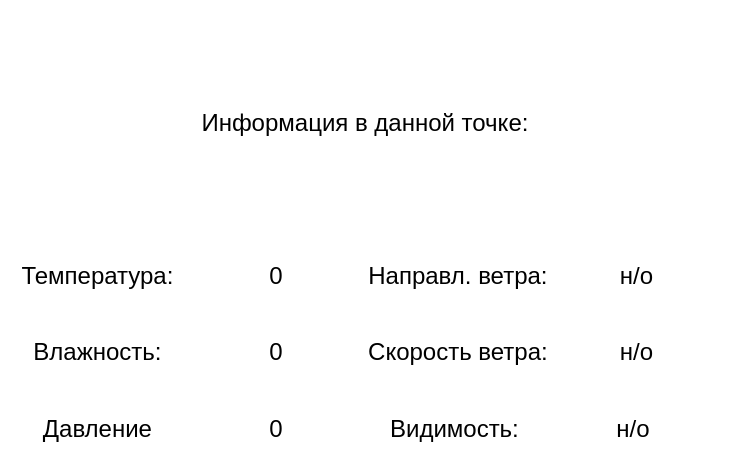
<?xml version="1.0" encoding="UTF-8"?>
<ui version="4.0">
 <class>AverageNum</class>
 <widget class="QWidget" name="AverageNum">
  <property name="geometry">
   <rect>
    <x>0</x>
    <y>0</y>
    <width>730</width>
    <height>475</height>
   </rect>
  </property>
  <property name="windowTitle">
   <string>Form</string>
  </property>
  <property name="styleSheet">
   <string notr="true">background-color: #FFFFFF;
</string>
  </property>
  <layout class="QGridLayout" name="gridLayout_2">
   <item row="0" column="0">
    <layout class="QGridLayout" name="gridLayout">
     <item row="0" column="0">
      <widget class="QLabel" name="label">
       <property name="text">
        <string>&lt;html&gt;&lt;head/&gt;&lt;body&gt;&lt;p align=&quot;center&quot;&gt;&lt;span style=&quot; font-size:18pt;&quot;&gt;Информация в данной точке:&lt;/span&gt;&lt;/p&gt;&lt;/body&gt;&lt;/html&gt;</string>
       </property>
      </widget>
     </item>
     <item row="1" column="0">
      <layout class="QHBoxLayout" name="horizontalLayout_7">
       <item>
        <layout class="QVBoxLayout" name="verticalLayout">
         <item>
          <layout class="QHBoxLayout" name="horizontalLayout">
           <item>
            <widget class="QLabel" name="label_2">
             <property name="text">
              <string>&lt;html&gt;&lt;head/&gt;&lt;body&gt;&lt;p align=&quot;center&quot;&gt;&lt;span style=&quot; font-size:18pt;&quot;&gt;Температура:&lt;/span&gt;&lt;/p&gt;&lt;/body&gt;&lt;/html&gt;</string>
             </property>
            </widget>
           </item>
           <item>
            <widget class="QLabel" name="TempValue">
             <property name="text">
              <string>&lt;html&gt;&lt;head/&gt;&lt;body&gt;&lt;p align=&quot;center&quot;&gt;&lt;span style=&quot; font-size:18pt;&quot;&gt;0&lt;/span&gt;&lt;/p&gt;&lt;/body&gt;&lt;/html&gt;</string>
             </property>
            </widget>
           </item>
          </layout>
         </item>
         <item>
          <layout class="QHBoxLayout" name="horizontalLayout_2">
           <item>
            <widget class="QLabel" name="label_3">
             <property name="text">
              <string>&lt;html&gt;&lt;head/&gt;&lt;body&gt;&lt;p align=&quot;center&quot;&gt;&lt;span style=&quot; font-size:18pt;&quot;&gt;Влажность:&lt;/span&gt;&lt;/p&gt;&lt;/body&gt;&lt;/html&gt;</string>
             </property>
            </widget>
           </item>
           <item>
            <widget class="QLabel" name="WetValue">
             <property name="text">
              <string>&lt;html&gt;&lt;head/&gt;&lt;body&gt;&lt;p align=&quot;center&quot;&gt;&lt;span style=&quot; font-size:18pt;&quot;&gt;0&lt;/span&gt;&lt;/p&gt;&lt;/body&gt;&lt;/html&gt;</string>
             </property>
            </widget>
           </item>
          </layout>
         </item>
         <item>
          <layout class="QHBoxLayout" name="horizontalLayout_3">
           <item>
            <widget class="QLabel" name="label_4">
             <property name="text">
              <string>&lt;html&gt;&lt;head/&gt;&lt;body&gt;&lt;p align=&quot;center&quot;&gt;&lt;span style=&quot; font-size:18pt;&quot;&gt;Давление&lt;/span&gt;&lt;/p&gt;&lt;/body&gt;&lt;/html&gt;</string>
             </property>
            </widget>
           </item>
           <item>
            <widget class="QLabel" name="PressureValue">
             <property name="text">
              <string>&lt;html&gt;&lt;head/&gt;&lt;body&gt;&lt;p align=&quot;center&quot;&gt;&lt;span style=&quot; font-size:18pt;&quot;&gt;0&lt;/span&gt;&lt;/p&gt;&lt;/body&gt;&lt;/html&gt;</string>
             </property>
            </widget>
           </item>
          </layout>
         </item>
        </layout>
       </item>
       <item>
        <layout class="QVBoxLayout" name="verticalLayout_2">
         <item>
          <layout class="QHBoxLayout" name="horizontalLayout_4">
           <item>
            <widget class="QLabel" name="label_8">
             <property name="text">
              <string>&lt;html&gt;&lt;head/&gt;&lt;body&gt;&lt;p align=&quot;center&quot;&gt;&lt;span style=&quot; font-size:18pt;&quot;&gt;Направл. ветра:&lt;/span&gt;&lt;/p&gt;&lt;/body&gt;&lt;/html&gt;</string>
             </property>
            </widget>
           </item>
           <item>
            <widget class="QLabel" name="WindWay">
             <property name="text">
              <string>&lt;html&gt;&lt;head/&gt;&lt;body&gt;&lt;p align=&quot;center&quot;&gt;&lt;span style=&quot; font-size:18pt;&quot;&gt;н/о&lt;/span&gt;&lt;/p&gt;&lt;/body&gt;&lt;/html&gt;</string>
             </property>
            </widget>
           </item>
          </layout>
         </item>
         <item>
          <layout class="QHBoxLayout" name="horizontalLayout_5">
           <item>
            <widget class="QLabel" name="label_9">
             <property name="text">
              <string>&lt;html&gt;&lt;head/&gt;&lt;body&gt;&lt;p align=&quot;center&quot;&gt;&lt;span style=&quot; font-size:18pt;&quot;&gt;Скорость ветра:&lt;/span&gt;&lt;/p&gt;&lt;/body&gt;&lt;/html&gt;</string>
             </property>
            </widget>
           </item>
           <item>
            <widget class="QLabel" name="WindSpeed">
             <property name="text">
              <string>&lt;html&gt;&lt;head/&gt;&lt;body&gt;&lt;p align=&quot;center&quot;&gt;&lt;span style=&quot; font-size:18pt;&quot;&gt;н/о&lt;/span&gt;&lt;/p&gt;&lt;/body&gt;&lt;/html&gt;</string>
             </property>
            </widget>
           </item>
          </layout>
         </item>
         <item>
          <layout class="QHBoxLayout" name="horizontalLayout_6">
           <item>
            <widget class="QLabel" name="label_10">
             <property name="text">
              <string>&lt;html&gt;&lt;head/&gt;&lt;body&gt;&lt;p align=&quot;center&quot;&gt;&lt;span style=&quot; font-size:18pt;&quot;&gt;Видимость:&lt;/span&gt;&lt;/p&gt;&lt;/body&gt;&lt;/html&gt;</string>
             </property>
            </widget>
           </item>
           <item>
            <widget class="QLabel" name="VisionValue">
             <property name="text">
              <string>&lt;html&gt;&lt;head/&gt;&lt;body&gt;&lt;p align=&quot;center&quot;&gt;&lt;span style=&quot; font-size:18pt;&quot;&gt;н/о&lt;/span&gt;&lt;/p&gt;&lt;/body&gt;&lt;/html&gt;</string>
             </property>
            </widget>
           </item>
          </layout>
         </item>
        </layout>
       </item>
      </layout>
     </item>
    </layout>
   </item>
  </layout>
 </widget>
 <resources/>
 <connections/>
</ui>
